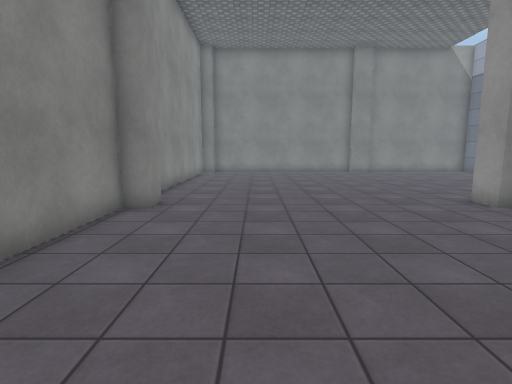
View 1 (above)

19 first-person views from a walk through a 3-D level made in the Unity game engine. The camera is 1.5 m above the floor, tilts 8° down and sees 80° across. The floor is counted in squares, 1 m on a side. Each view is taken from the middle of a square. On the plan, view 1 faces up. The plan holds only what a view shows up to about 15 squares ahead; the rest is blank. The place goes on beyond the plan. The player is left out. Surface patterns are stand-ins for the level's own textures.

View 2
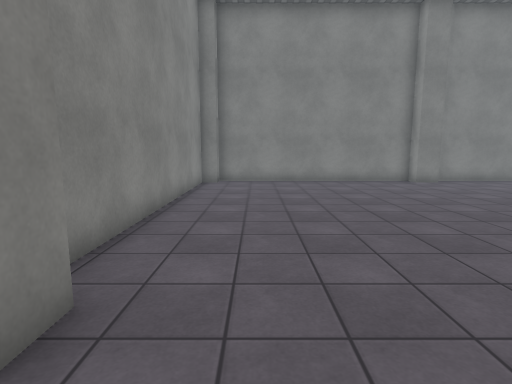

View 3
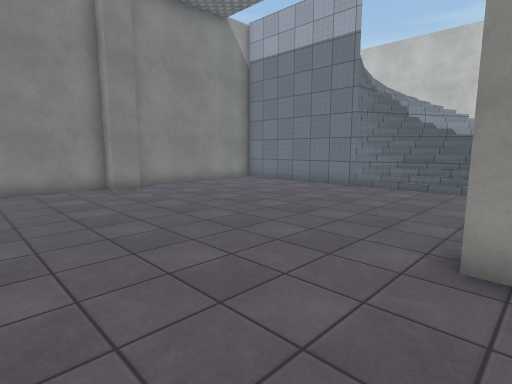

View 4
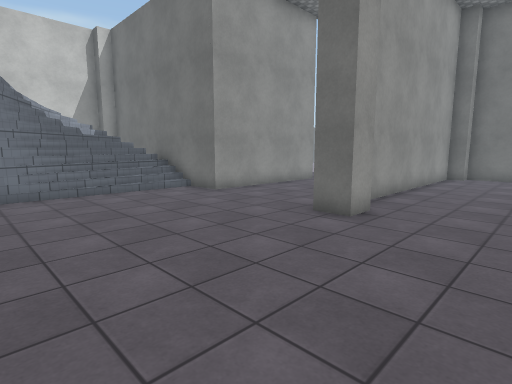

View 5
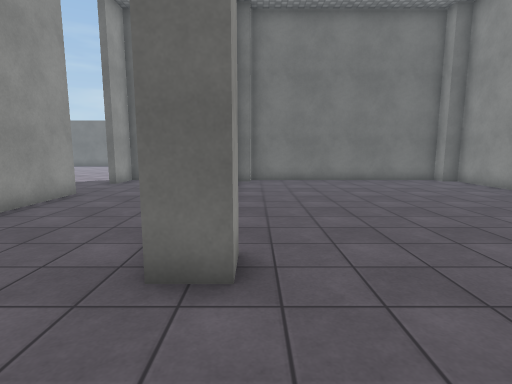

View 6
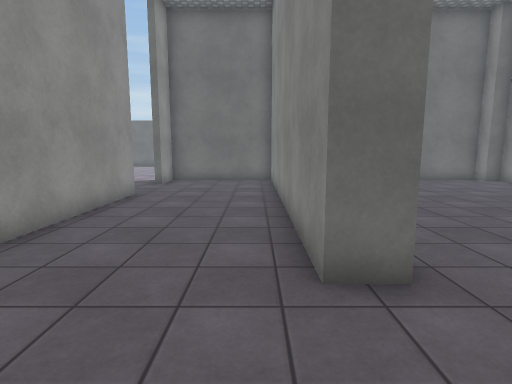

View 7
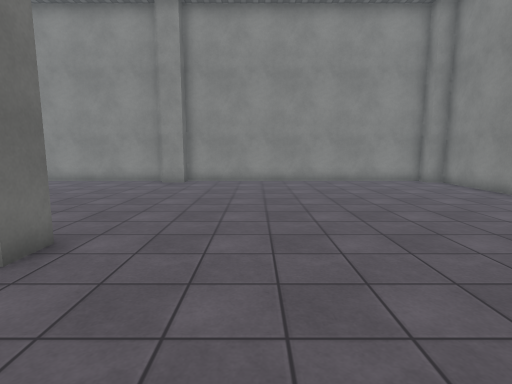

View 8
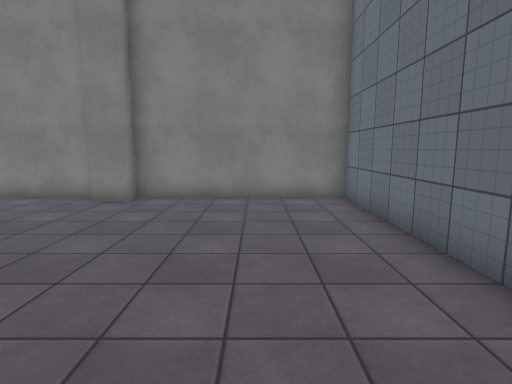

View 9
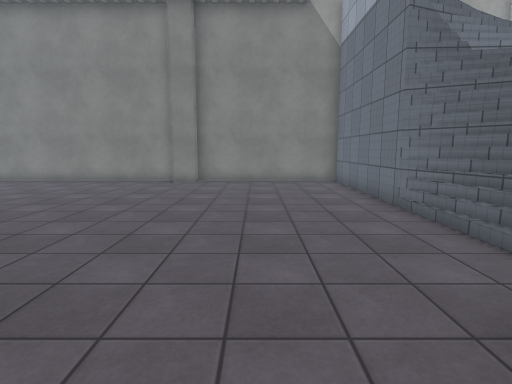

View 10
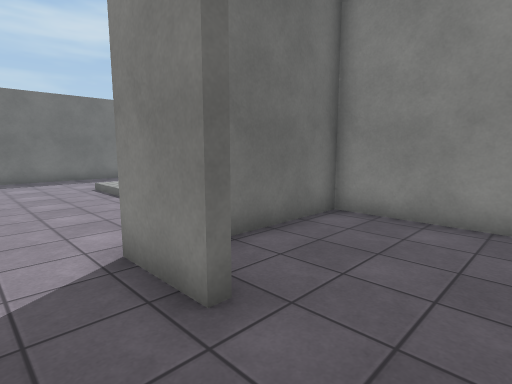

View 11
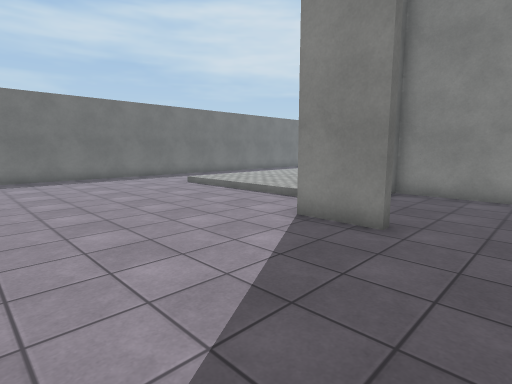

View 12
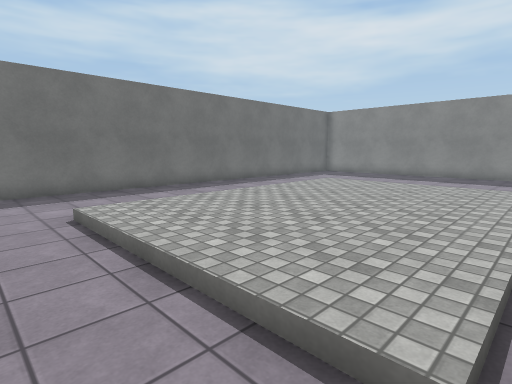

View 13
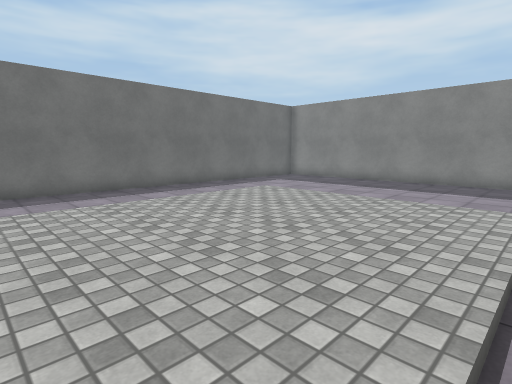

View 14
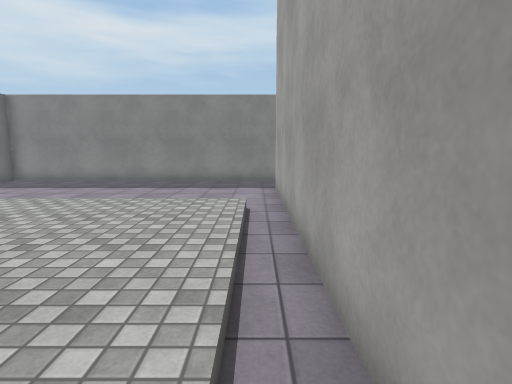

View 15
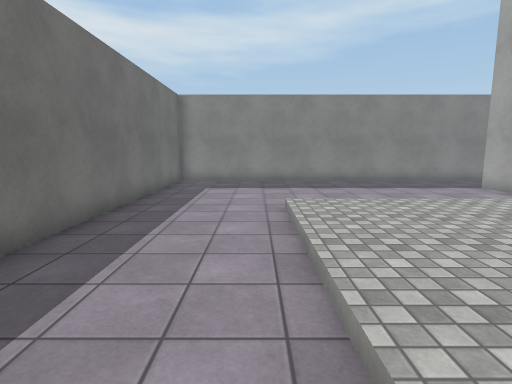

View 16
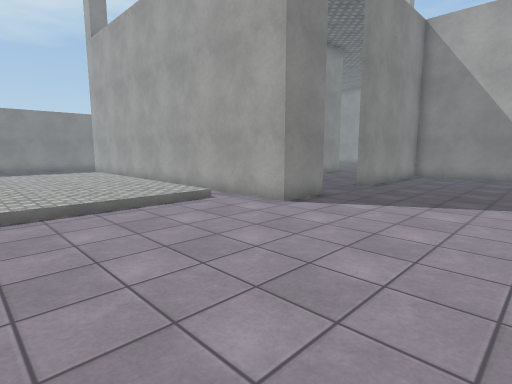

View 17
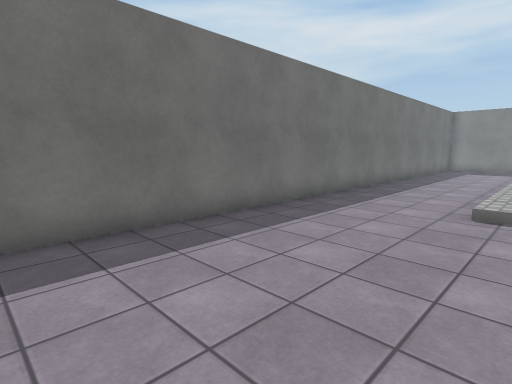

View 18
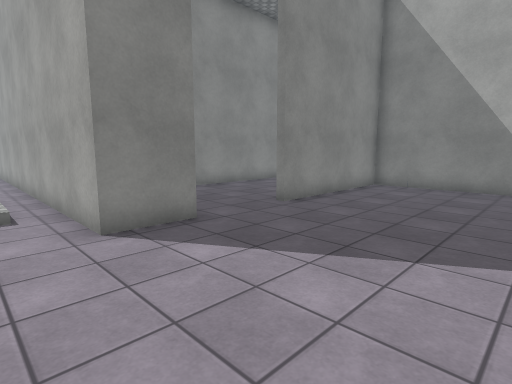

View 19
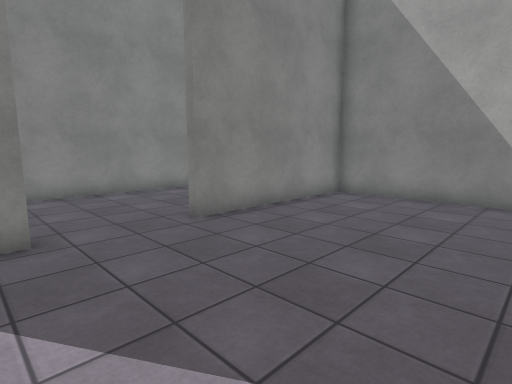

### Floor plan
Key: @ floor where view 1 was taken; # wall or solid block; . main floor; : floor 0.25 m higher than the main floor; / step, stairs or slope; v drop or lower ground.
Columns run from 7 left of view 1 to 18 right of it. Each row starts with its distance up from view 1.
 21     ##################
 20    ##........##......
 19    #................./
 18    #................./
 17    #................./
 16    #................./
 15    #.................////
 14    #.................#////
 13    #................./////
 12    #................./////
 11    #................./////
 10    #................./////
  9    ##................///v
  8    ##.........#....######
  7    #..........#....#.....
  6    #..........#....#.....
  5    #..........#....#.....
  4    #..........#....#......
  3    #..........#....#......
  2    #..........#....#......
  1    #..........#...........
  0    #...@......#...........
 -1 #  #..........#...........
 -2 #..##.........#....#......
 -3 #..#################......
 -4 #.........................
 -5 #.......::::::::::........
 -6 #.......::::::::::........
 -7 #.......::::::::::........
 -8 #.......::::::::::........
 -9 #.......::::::::::.......
-10 #.......::::::::::........
-11 #.......::::::::::.......
-12 #.........................
-13 #.........................
-14 #.........................
-15 #.........................
-16 ##########################

Positions as (right, up) in squares from view 1, and headings:
1: (0, 0), facing up
2: (-1, 6), facing up
3: (2, 8), facing up-right
4: (3, 15), facing down-right
5: (6, 12), facing down
6: (8, 12), facing down
7: (11, 12), facing left
8: (11, 11), facing up
9: (10, 6), facing up
10: (14, 1), facing down-left
11: (18, 1), facing down-left
12: (12, -4), facing down-left
13: (8, -4), facing down-left
14: (8, -4), facing left
15: (8, -12), facing left
16: (18, -10), facing up-left
17: (18, -10), facing down-left
18: (18, -5), facing up-left
19: (18, -2), facing up-left
